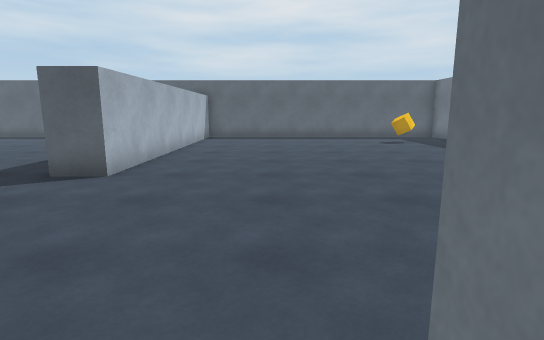
[1] (above)

23 first-person views from a walk through a scene from a Unity 3-D project. The camera is 1.3 m above the floor, tilts 10° down and sees 80° across. The floor is counted in squares, 1 m on a side. Each view is taken from the middle of a square. On the plan, view 1 faces up. The plan holds only what a view shows up to about 14 squares ahead; the rest is blank. The player is left out.

[2]
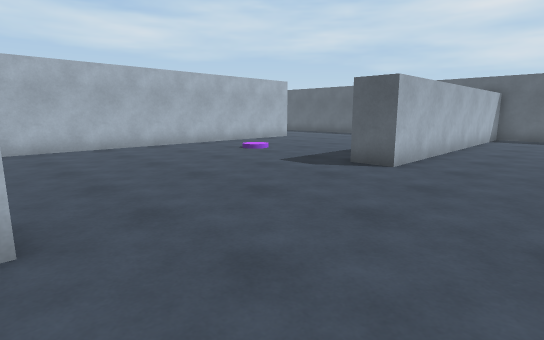

[3]
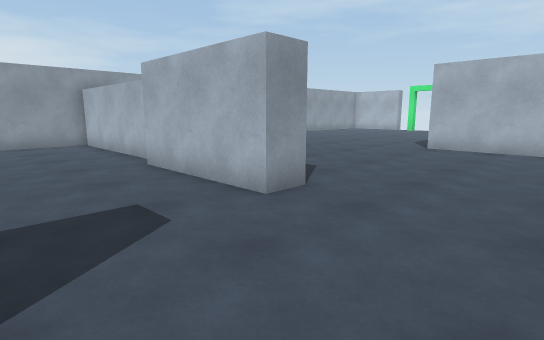

[4]
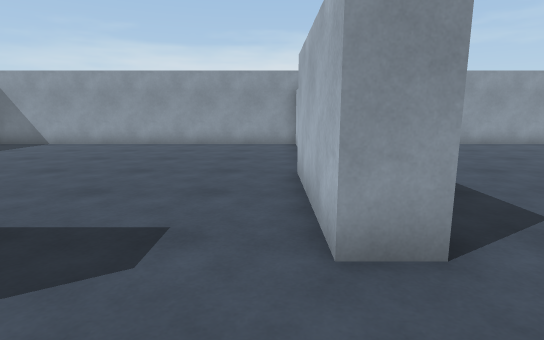

[5]
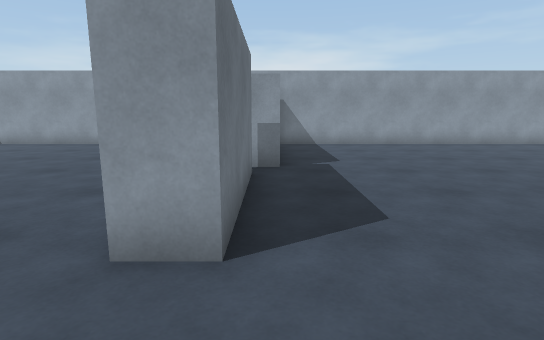

[6]
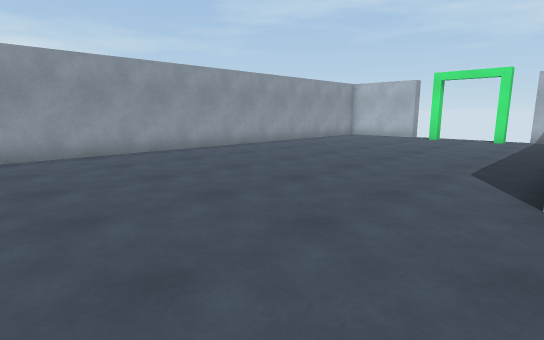

[7]
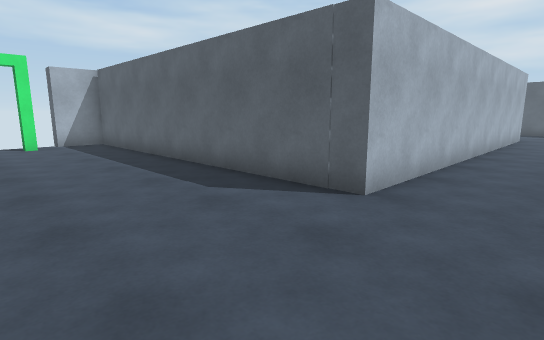

[8]
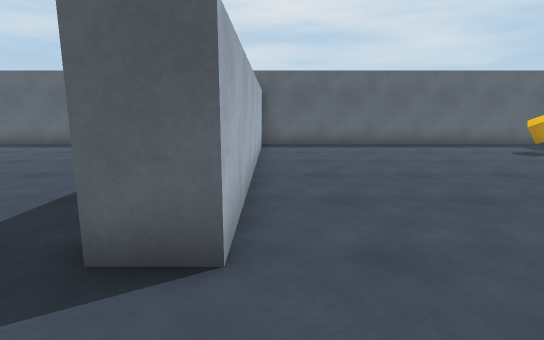

[9]
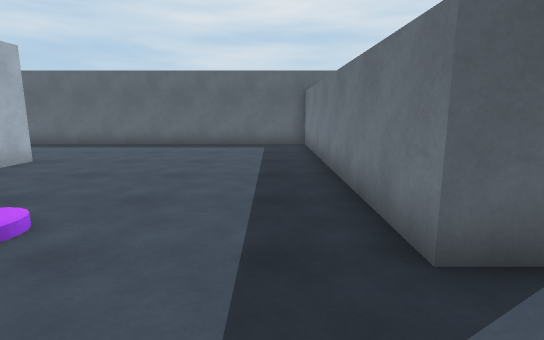

[10]
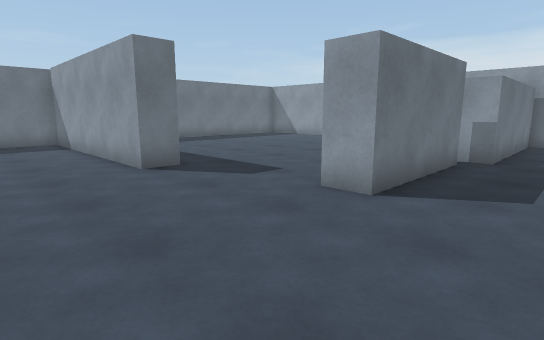

[11]
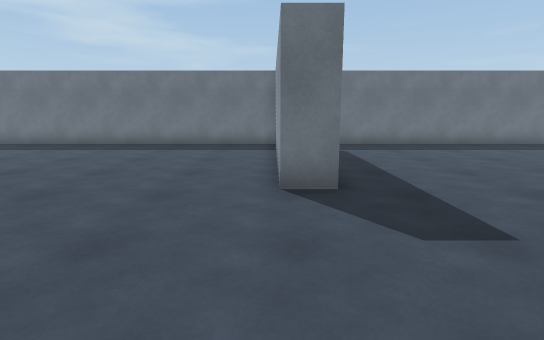

[12]
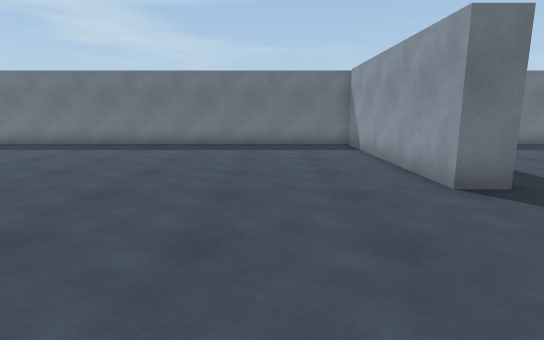

[13]
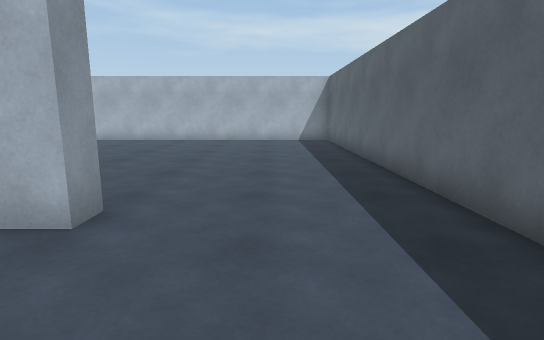

[14]
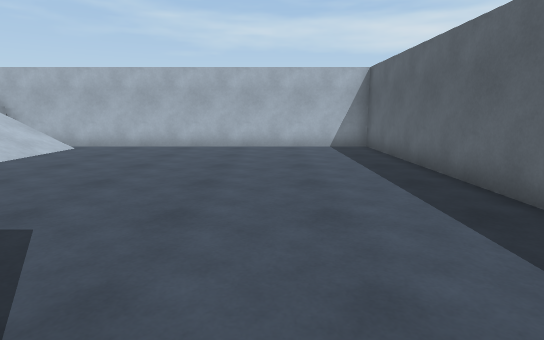

[15]
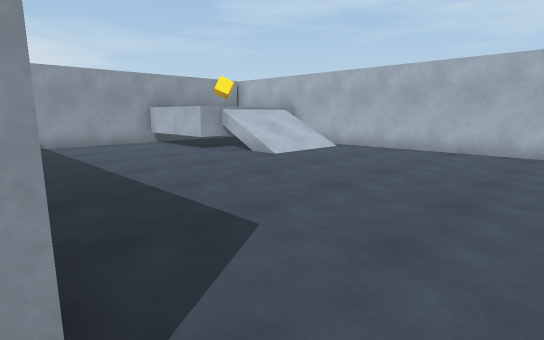

[16]
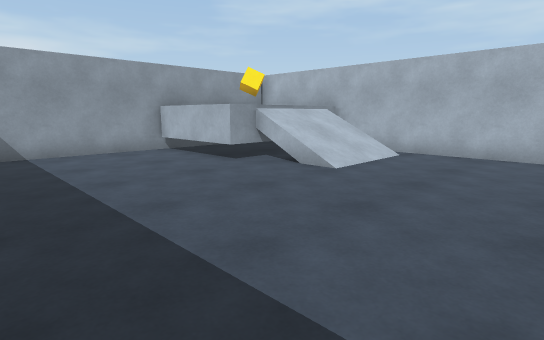

[17]
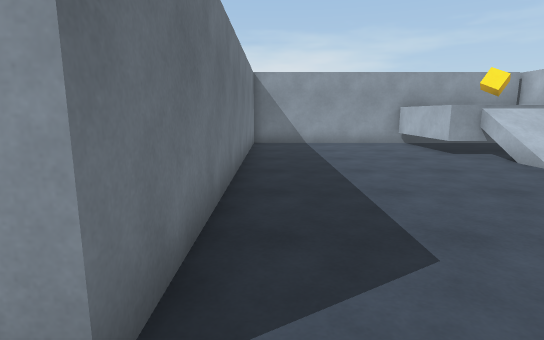

[18]
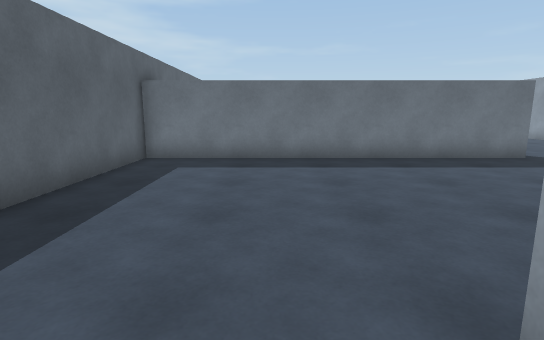

[19]
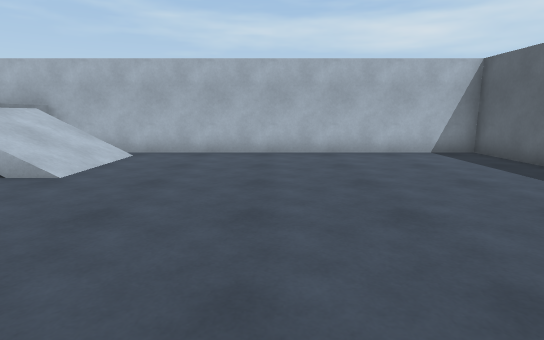

[20]
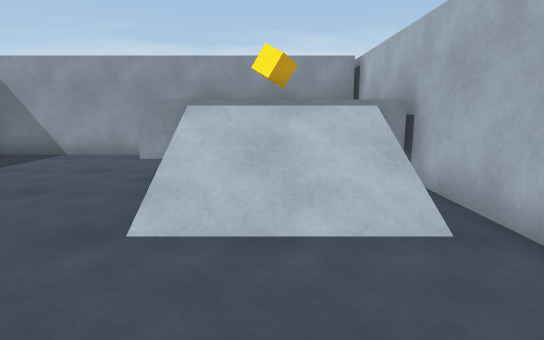

[21]
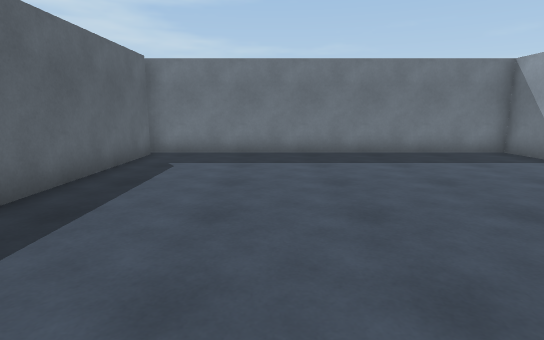

[22]
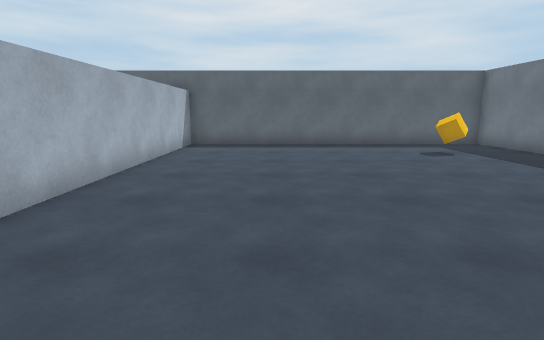

[23]
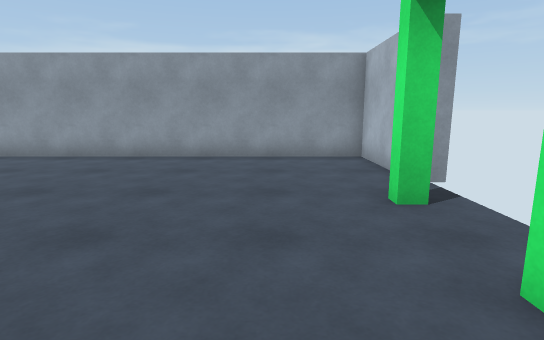

### Floor plan
Points are (right, up) in squares from view 1. A wall is a line through its corners. A room is listed if a view was taken in it or the views show most of it. See-through windows are left out.
Room 1 (views 1, 2, 21)
walls: (0.5, -0.2) (0.5, 0.9); (-4, -6) (-4, -11.7) (8.7, -11.7) (8.7, 0.5); (-3.6, -0.7) (-3.6, -5.1); (8.2, -0.1) (2.5, -0.1)
ways out: opening at (-1.5, -0.2) to room 2
Room 2 (views 3, 4, 5, 6, 7, 8, 9, 10, 11, 12, 13, 14, 15, 16, 17, 18, 19, 20, 22, 23)
walls: (-13.2, 0.1) (-13.2, 12.7) (-12.5, 12.7) (-12.5, -1.4) (-24.7, -1.4) (-24.7, -3); (0.5, 0.9) (8.2, 0.9); (-4.6, -5.1) (-4.6, -0.7) (-3.6, -0.7); (-24.6, -0.2) (-13.1, -0.2); (8.7, 0.5) (8.7, 17.7) (-3.4, 17.7) (-3.4, 6.6) (-4.6, 6.6) (-4.6, 17.7) (-24.7, 17.7) (-24.7, -0.9); (-24.7, -9.2) (-24.7, -11.7) (-5.2, -11.7) (-5.2, -5.8) (-4.4, -5.8)
ways out: opening at (-1.5, -0.2) to room 1; gap at (-25, -8); gap at (-25, -3)
objects: other object (-24, -7); other object (-24, -4); other object (5, 14) to (6, 15)

Positions as (right, up) in squares from view 1, and headings:
1: (0, 0), facing up
2: (0, -1), facing up-left
3: (0, 3), facing down-left
4: (-3, 2), facing down
5: (-5, 2), facing down
6: (-7, -1), facing down-left
7: (-10, -6), facing up-left
8: (-3, 4), facing up
9: (-6, 4), facing up
10: (-7, 4), facing down-right
11: (-5, 1), facing right
12: (-5, 4), facing right
13: (-9, 15), facing left
14: (-12, 14), facing left
15: (-13, 14), facing down-left
16: (-14, 11), facing down-left
17: (-14, 14), facing down
18: (-14, 14), facing right
19: (-14, 11), facing left
20: (-22, 10), facing down
21: (-2, -4), facing right
22: (0, 4), facing up
23: (-22, -2), facing down
